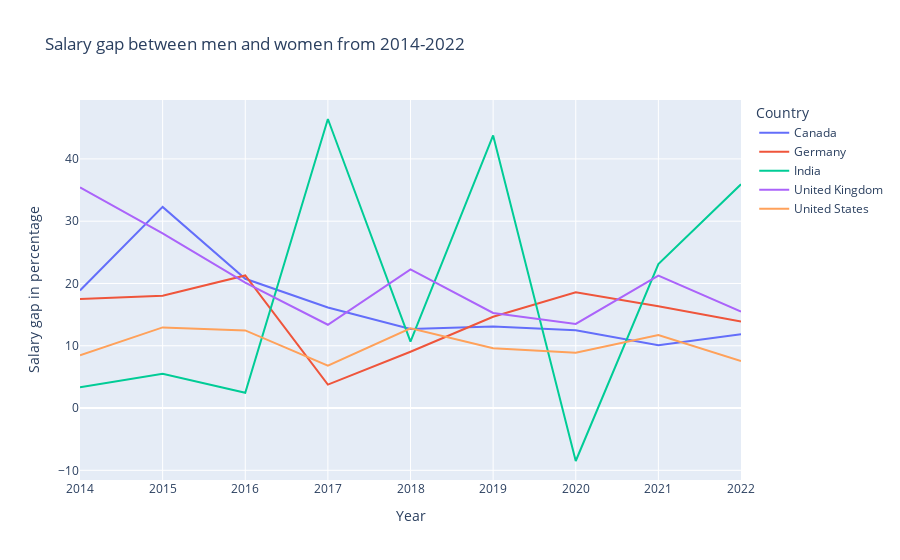

The code cell stored with this chart in its notebook:
### Code cell
%run salaries_gender_countries.ipynb

### Figure 1 — Plotly figure (JSON) as saved in the notebook; plotly's stock layout.template omitted (floating-point values rounded to 4 significant figures)
{"data": [{"hovertemplate": "Country=Canada<br>Year=%{x}<br>SalaryGapPercent=%{y:d}<extra></extra>", "legendgroup": "Canada", "line": {"color": "#636efa", "dash": "solid"}, "marker": {"symbol": "circle"}, "mode": "lines", "name": "Canada", "orientation": "v", "showlegend": true, "type": "scatter", "x": [2014, 2015, 2016, 2017, 2018, 2019, 2020, 2021, 2022], "xaxis": "x", "y": [18.89, 32.29, 20.76, 16.16, 12.7, 13.1, 12.5, 10.09, 11.84], "yaxis": "y"}, {"hovertemplate": "Country=Germany<br>Year=%{x}<br>SalaryGapPercent=%{y:d}<extra></extra>", "legendgroup": "Germany", "line": {"color": "#EF553B", "dash": "solid"}, "marker": {"symbol": "circle"}, "mode": "lines", "name": "Germany", "orientation": "v", "showlegend": true, "type": "scatter", "x": [2014, 2015, 2016, 2017, 2018, 2019, 2020, 2021, 2022], "xaxis": "x", "y": [17.53, 18.04, 21.29, 3.757, 9.045, 14.66, 18.6, 16.34, 13.88], "yaxis": "y"}, {"hovertemplate": "Country=India<br>Year=%{x}<br>SalaryGapPercent=%{y:d}<extra></extra>", "legendgroup": "India", "line": {"color": "#00cc96", "dash": "solid"}, "marker": {"symbol": "circle"}, "mode": "lines", "name": "India", "orientation": "v", "showlegend": true, "type": "scatter", "x": [2014, 2015, 2016, 2017, 2018, 2019, 2020, 2021, 2022], "xaxis": "x", "y": [3.333, 5.5, 2.449, 46.41, 10.68, 43.76, -8.504, 23.12, 35.92], "yaxis": "y"}, {"hovertemplate": "Country=United Kingdom<br>Year=%{x}<br>SalaryGapPercent=%{y:d}<extra></extra>", "legendgroup": "United Kingdom", "line": {"color": "#ab63fa", "dash": "solid"}, "marker": {"symbol": "circle"}, "mode": "lines", "name": "United Kingdom", "orientation": "v", "showlegend": true, "type": "scatter", "x": [2014, 2015, 2016, 2017, 2018, 2019, 2020, 2021, 2022], "xaxis": "x", "y": [35.42, 28.06, 20.15, 13.38, 22.27, 15.27, 13.51, 21.28, 15.48], "yaxis": "y"}, {"hovertemplate": "Country=United States<br>Year=%{x}<br>SalaryGapPercent=%{y:d}<extra></extra>", "legendgroup": "United States", "line": {"color": "#FFA15A", "dash": "solid"}, "marker": {"symbol": "circle"}, "mode": "lines", "name": "United States", "orientation": "v", "showlegend": true, "type": "scatter", "x": [2014, 2015, 2016, 2017, 2018, 2019, 2020, 2021, 2022], "xaxis": "x", "y": [8.47, 12.95, 12.46, 6.798, 12.79, 9.61, 8.862, 11.71, 7.549], "yaxis": "y"}], "layout": {"legend": {"title": {"text": "Country"}, "tracegroupgap": 0}, "title": {"text": "Salary gap between men and women from 2014-2022"}, "xaxis": {"anchor": "y", "domain": [0, 1], "title": {"text": "Year"}}, "yaxis": {"anchor": "x", "domain": [0, 1], "title": {"text": "Salary gap in percentage"}}}}
